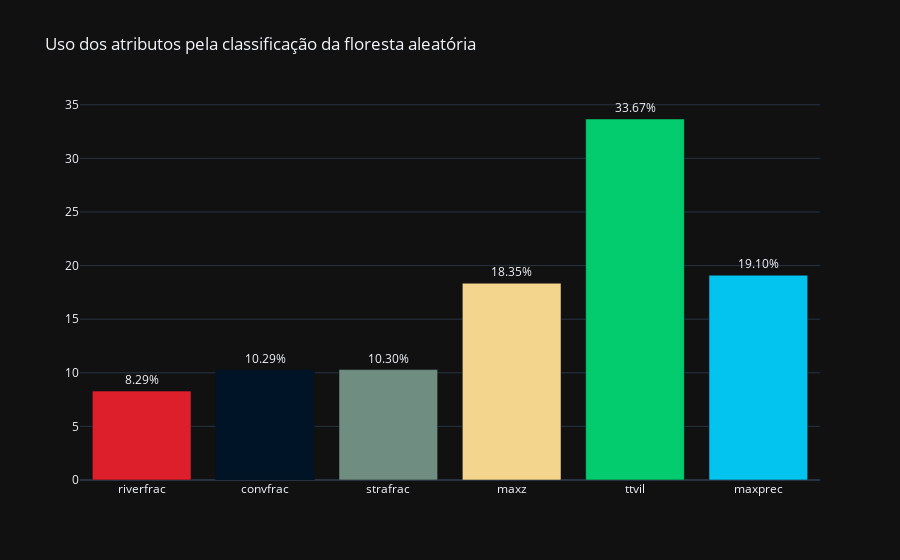

Write notebook code for a chart like this one.
### Code cell
fi = rf100.feature_importances_*100
attrs = {}
for key, value in zip(columns[2:], fi):
    attrs[key] = value

labels = list(attrs.keys())
values = list(attrs.values())
colors = ['#DC1F2A', '#001427', '#708D81', '#F4D58D', '#02CC6D', 
         '#02C4EF', '#FAFF05', '#CD05FF', '#FF8205']

fig = go.Figure()
fig.add_trace(
    go.Bar(x=labels, y=values, text=['%.2f%%'%(float(x)) for x in values], 
           marker_color=colors, textposition='outside')  
)

# fig.update_traces(hoverinfo='label+percent', textfont_size=20, hole=.5,
#                   marker=dict(colors=colors, line=dict(color='#282828', width=2)))
fig.update_layout(
    template='plotly_dark',
    title="Uso dos atributos pela classificação da floresta aleatória",
    autosize=True,
#     margin=dict(t=210)
#     font=dict(size=20)
)

# offline.plot(fig, image_filename='attributes-use-by-random-forest500-fam', image='png')
offline.iplot(fig)

### Figure 1 — Plotly figure (JSON) as saved in the notebook; plotly's stock layout.template omitted (floating-point values rounded to 4 significant figures)
{"data": [{"marker": {"color": ["#DC1F2A", "#001427", "#708D81", "#F4D58D", "#02CC6D", "#02C4EF", "#FAFF05", "#CD05FF", "#FF8205"]}, "text": ["8.29%", "10.29%", "10.30%", "18.35%", "33.67%", "19.10%"], "textposition": "outside", "type": "bar", "x": ["riverfrac", "convfrac", "strafrac", "maxz", "ttvil", "maxprec"], "y": [8.293, 10.29, 10.3, 18.35, 33.67, 19.1]}], "layout": {"autosize": true, "title": {"text": "Uso dos atributos pela classificação da floresta aleatória"}}}
